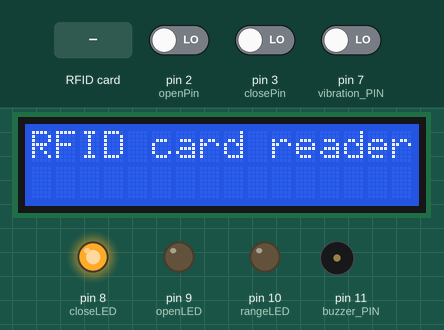
Recording of a sketch running on a simulated Arduino Mega 2560, built with avr-gcc and run on an emulated ATmega2560. On the bench: 16×2 character LCD, output pins drawn as LEDs (lit = HIGH), buzzer (waves = sounding). The test bench sets the inputs (shaded band); at power-on: pin 7 (vibration_PIN) LOW, pin 2 (openPin) LOW, pin 3 (closePin) LOW. Pins used as bus, display or sensor lines are not drawn; what the sketch prints to the serial monitor is not drawn.

Above: at 1.3 s.
1.4 s: pin 7 (vibration_PIN) driven HIGH
At 1.8 s:
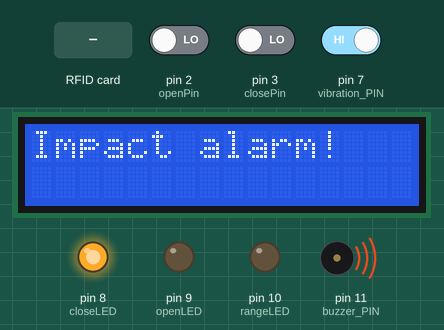
4.4 s: RFID card A0 9F 8C 32 held to the reader
At 5.0 s:
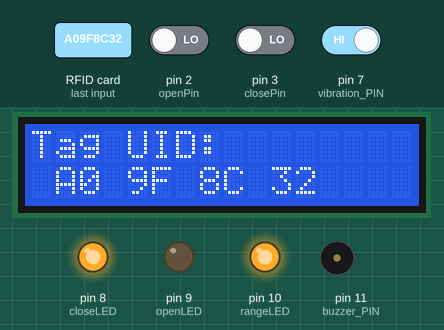
5.9 s: RFID card A0 9F 8C 32 held to the reader
At 6.6 s:
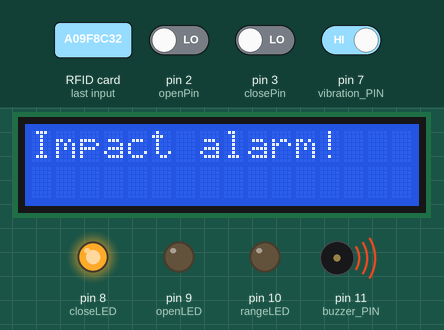
8.9 s: RFID card 5E 7A 19 C4 held to the reader
At 9.63 s:
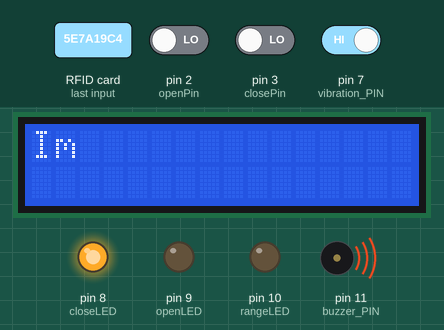
11.9 s: RFID card 5E 7A 19 C4 held to the reader
14.8 s: pin 7 (vibration_PIN) driven LOW
At 16.0 s:
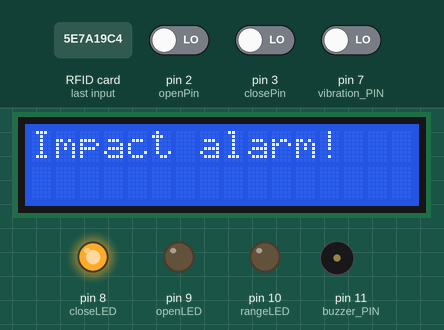
Timing chart, 0 to 17.8 s (numbered marks = the images above; inputs shaded):
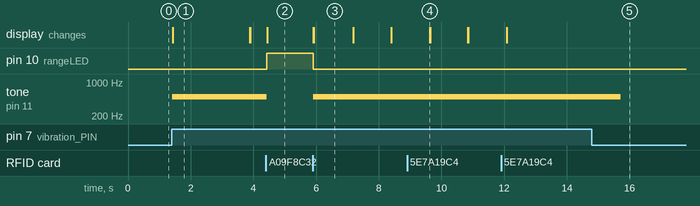

Measured:
- after the input at 1.4 s, tone on pin 11 (buzzer_PIN): silent → 500 Hz at once; the display: changes at once (image 1)
- after the input at 4.4 s, pin 10 (rangeLED): LOW → HIGH at once; tone on pin 11 (buzzer_PIN): 500 Hz → silent at once; the display: changes after 0.05 s (image 2)
- after the input at 5.9 s, pin 10 (rangeLED): HIGH → LOW at once; tone on pin 11 (buzzer_PIN): silent → 500 Hz at once; the display: first changes at once (image 3 shows a later state)
- after the input at 8.9 s, the display: changes after 0.73 s (image 4)
- after the input at 14.8 s, tone on pin 11 (buzzer_PIN): 500 Hz → silent after 0.92 s
- what the display in image 1 shows lasts 2.5 s, from 1.4 s to 3.9 s
- what the display in image 3 shows lasts 1.3 s, from 5.9 s to 7.2 s

The sketch:

RFID_task.ino
```cpp
#include <SPI.h>
#include <MFRC522.h>
#include <LiquidCrystal_I2C.h>
#include <Arduino_FreeRTOS.h>
#include <semphr.h>
#include <Button.h>

//PIN definitions
#define SS_PIN 53
#define RST_PIN 49
#define vibration_PIN 7
#define buzzer_PIN 11
#define closeLED 8
#define openLED 9
#define rangeLED 10

//Alarm definitions
#define tickVALUE 80  //Auto stop value in tick counts
#define toneHERTZ 500 //Frequency for the buzzer tone

//Buttons definitions
#define openPin 2
#define closePin 3

//Task definitions
void TaskReadRFID(void);
void TaskDisplay(void);
void TaskOpenButton(void);
void TaskCloseButton(void);
void TaskVibration(void);

//Display requirements
LiquidCrystal_I2C lcd(0x27, 16, 2);

//RFID reader requirements
MFRC522 mfrc522(SS_PIN, RST_PIN);

//Global variables:
SemaphoreHandle_t mutex;
bool cardAuth = false;  //false = card not within the range of the RFID reader. true = card is near the RFID reader.
byte bufferTag[4];      //buffer to store the readed CARD
int cardCount = 0;      //card in range
bool lcdPrint = true;   //true = it's ok to print NFC UID on display. false = it's not.
long tickStart = 0;     //relative counter for system tick
bool lcdImpact = false; //true = it's ok to print alarm message on display. false = it's not.

//Authorized MIFARE classic NFC card
byte arrayByteCard[4] = {
    0xA0,
    0x9F,
    0x8C,
    0x32};

/* Authorized cards
Davide: A0 9F 8C 32
Matteo: E9 BB BB B8
Mattia: 3A 59 C8 80
*/

void setup()
{
  Serial.begin(9600);
  SPI.begin();
  mfrc522.PCD_Init(); //init MFRC522 NFC reader

  Serial.println("RFID card reader");

  //Display setup:
  lcd.init();                    //initialize
  lcd.backlight();               //turn on backlight
  lcd.print("RFID card reader"); //display startup message

  //Button setup:
  pinMode(openPin, INPUT);
  pinMode(closePin, INPUT);

  //LED setup:
  pinMode(closeLED, OUTPUT);
  pinMode(openLED, OUTPUT);
  pinMode(rangeLED, OUTPUT);

  //Initial state of the car: CLOSED (red LED ON)
  digitalWrite(closeLED, HIGH);

  //Vibration sensor setup:
  pinMode(vibration_PIN, INPUT);

  //Buzzer setup
  pinMode(buzzer_PIN, OUTPUT);

  //Mutex setup:
  mutex = xSemaphoreCreateMutex();
  if (mutex != NULL)
  {
    Serial.println("Mutex successfully created");
  }

  //Task creation:
  xTaskCreate(
      TaskReadRFID,
      "RFID", //Task for managing RFID reader
      128,    //stack size
      NULL,
      2, //PRIORITY, with 3 (configMAX_PRIORITIES - 1) being the highest, and 0 being the lowest.
      NULL);

  xTaskCreate(
      TaskVibration,
      "VibrationSensor", //Task for the vibration sensor
      128,               //stack size
      NULL,
      2, //PRIORITY
      NULL);

  xTaskCreate(
      TaskDisplay,
      "DisplayLCD", //Task for the display
      128,          //stack size
      NULL,
      1, //PRIORITY
      NULL);

  xTaskCreate(
      TaskOpenButton,
      "OpenButton", //Task for the button that opens the car
      128,          //stack size
      NULL,
      1, //PRIORITY
      NULL);

  xTaskCreate(
      TaskCloseButton,
      "CloseButton", //Task for the button that closes the car
      128,           //stack size
      NULL,
      1, //PRIORITY
      NULL);
}

//Not required since we're using FreeRTOS
void loop()
{
}

//Task for managing RFID reader:
void TaskReadRFID(void)
{
  for (;;)
  {
    if (xSemaphoreTake(mutex, 10) == pdTRUE) //We need to check for mutual exclusion. If the semaphore is not available wait 10 ticks to see if it becomes free.
    {
      if (mfrc522.PICC_IsNewCardPresent() == true) //Vendor-specific function that tells if there's a card within the range
      {
        if (mfrc522.PICC_ReadCardSerial() == true) //Vendor-specific function that tells if the reading part was successful
        {
          Serial.print("Tag UID: ");
          for (byte i = 0; i < mfrc522.uid.size; i++)
          {
            bufferTag[i] = mfrc522.uid.uidByte[i]; //Save the readed UID on buffer

            Serial.print((mfrc522.uid.uidByte[i] < 0x10) ? "0" : " "); //Print formatted UID on serial
            Serial.print(mfrc522.uid.uidByte[i], HEX);
          }

          Serial.println();

          if ((arrayByteCard[0] == bufferTag[0]) &&
              (arrayByteCard[1] == bufferTag[1]) &&
              (arrayByteCard[2] == bufferTag[2]) &&
              (arrayByteCard[3] == bufferTag[3])) //Check if the card is the authorised one
          {
            cardCount++; //The card is inside the car

            if ((cardCount % 2) == 1)
            {
              cardAuth = true;              //Access granted
              digitalWrite(rangeLED, HIGH); //The rangeLED is ON

              noTone(buzzer_PIN); //Turn OFF the buzzer
              tickStart = 0;      //Reset to zero the relative counter

              Serial.println("OK: card in range");
            }
            if ((cardCount % 2) == 0)
            {
              cardAuth = false;            //Access revoked
              digitalWrite(rangeLED, LOW); //The rangeLED is OFF
              cardCount = 0;               //Reset the counter
              lcdPrint = true;             //Reset the flag for lcd printing
              lcd.clear();                 //Clear the display

              Serial.println("LOG: card out of range");
            }
          }

          Serial.println();

          mfrc522.PICC_HaltA(); //Instructs the reader in state ACTIVE to go to state HALT
        }
      }
      xSemaphoreGive(mutex); //Release mutex
    }
    vTaskDelay(1);
  }
}

void TaskDisplay(void)
{
  for (;;)
  {
    if (xSemaphoreTake(mutex, 10) == pdTRUE) //We need to check for mutual exclusion
    {
      if ((cardAuth == true) && (lcdPrint == true)) //If card is in range and there's need for printing UID
      {
        lcdPrint = false; //Set the flag for next lcd printing (UID)

        lcd.clear();            //Clear display
        lcd.setCursor(0, 0);    //Write on the first row
        lcd.print("Tag UID: "); //Print title on external display
        lcd.setCursor(0, 1);    //Write on the second row

        for (byte i = 0; i < 4; i++) //Print formatted UID on external display
        {
          lcd.print((bufferTag[i] < 0x10) ? "0" : " ");
          lcd.print(bufferTag[i], HEX);
        }
      }

      if (lcdImpact == true) //If there's need for printing the impact alarm message
      {
        lcdImpact = false; //Set the flag for next lcd printing (alarm)

        lcd.clear();                //Clear display
        lcd.setCursor(0, 0);        //Write on the first row
        lcd.print("Impact alarm!"); //Print the alarm massage on external display
      }

      xSemaphoreGive(mutex); //Release mutex
    }
    vTaskDelay(1);
  }
}

void TaskOpenButton(void)
{
  for (;;)
  {
    if (xSemaphoreTake(mutex, 10) == pdTRUE) //We need to check for mutual exclusion
    {
      if (cardAuth == true) //If card is in range
      {
        int buttonState = digitalRead(openPin); //Read the state of the button

        if (buttonState == HIGH) //If open button was pressed
        {
          digitalWrite(closeLED, LOW); //Turn off close LED
          digitalWrite(openLED, HIGH); //Turn on open LED

          Serial.println("OPEN button pressed");
        }
      }
      xSemaphoreGive(mutex); //Release mutex
    }
    vTaskDelay(1);
  }
}

void TaskCloseButton(void)
{
  for (;;)
  {
    if (xSemaphoreTake(mutex, 10) == pdTRUE) //We need to check for mutual exclusion
    {
      if (cardAuth == true) //If card is in range
      {
        int buttonState = digitalRead(closePin); //Read the state of the button

        if (buttonState == HIGH) //If close button was pressed
        {
          digitalWrite(openLED, LOW);   //Turn off open LED
          digitalWrite(closeLED, HIGH); //Turn on close LED

          Serial.println("CLOSE button pressed");
        }
      }
      xSemaphoreGive(mutex); //Release mutex
    }
    vTaskDelay(1);
  }
}

void TaskVibration(void)
{
  for (;;)
  {
    if (xSemaphoreTake(mutex, 10) == pdTRUE) //We need to check for mutual exclusion
    {
      if (cardAuth == false) //If card is not in range
      {
        int val = digitalRead(vibration_PIN); //Read the value from the sensor

        //Serial.println(val); Only for debug

        if (((xTaskGetTickCount() - tickStart) > tickVALUE) && (tickStart != 0)) //After a certain number of ticks the alarm stops automatically
        {
          noTone(buzzer_PIN); //Stop the beeping
          tickStart = 0;      //Reset the relative tick counter

          //Serial.println(xTaskGetTickCount()); Only for debug
        }

        if ((val == 1) && (tickStart == 0)) //If there's a vibration detected
        {
          tone(buzzer_PIN, toneHERTZ);     //Start the beeping
          tickStart = xTaskGetTickCount(); //Set the relative tick counter to the current tick value

          lcdImpact = true; //Set the flag for printing on display

          //Serial.println(tickStart);  Only for debug
        }
      }
      xSemaphoreGive(mutex); //Release mutex
    }
    vTaskDelay(1);
  }
}
```
